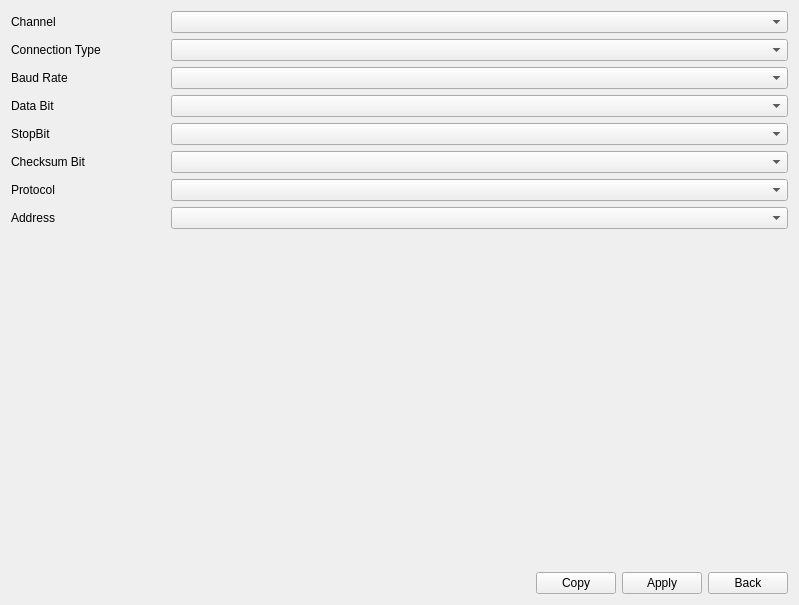
<?xml version="1.0" encoding="UTF-8"?>
<ui version="4.0">
 <class>PtzAdvancedPage</class>
 <widget class="QWidget" name="PtzAdvancedPage">
  <property name="geometry">
   <rect>
    <x>0</x>
    <y>0</y>
    <width>799</width>
    <height>605</height>
   </rect>
  </property>
  <property name="windowTitle">
   <string>Form</string>
  </property>
  <layout class="QVBoxLayout" name="verticalLayout">
   <item>
    <layout class="QGridLayout" name="gridLayout">
     <item row="0" column="0">
      <widget class="QLabel" name="label_channel">
       <property name="sizePolicy">
        <sizepolicy hsizetype="Preferred" vsizetype="Preferred">
         <horstretch>1</horstretch>
         <verstretch>0</verstretch>
        </sizepolicy>
       </property>
       <property name="text">
        <string>Channel</string>
       </property>
      </widget>
     </item>
     <item row="0" column="1">
      <widget class="ComboBox" name="comboBox_channel">
       <property name="sizePolicy">
        <sizepolicy hsizetype="Preferred" vsizetype="Fixed">
         <horstretch>4</horstretch>
         <verstretch>0</verstretch>
        </sizepolicy>
       </property>
      </widget>
     </item>
     <item row="1" column="0">
      <widget class="QLabel" name="label_connectionType">
       <property name="text">
        <string>Connection Type</string>
       </property>
      </widget>
     </item>
     <item row="1" column="1">
      <widget class="ComboBox" name="comboBox_connectionType"/>
     </item>
     <item row="2" column="0">
      <widget class="QLabel" name="label_baudRate">
       <property name="text">
        <string>Baud Rate</string>
       </property>
      </widget>
     </item>
     <item row="2" column="1">
      <widget class="ComboBox" name="comboBox_baudRate"/>
     </item>
     <item row="3" column="0">
      <widget class="QLabel" name="label_dataBit">
       <property name="text">
        <string>Data Bit</string>
       </property>
      </widget>
     </item>
     <item row="3" column="1">
      <widget class="ComboBox" name="comboBox_dataBit"/>
     </item>
     <item row="4" column="0">
      <widget class="QLabel" name="label_stopBit">
       <property name="text">
        <string>StopBit</string>
       </property>
      </widget>
     </item>
     <item row="4" column="1">
      <widget class="ComboBox" name="comboBox_stopBit"/>
     </item>
     <item row="5" column="0">
      <widget class="QLabel" name="label_checksumBit">
       <property name="text">
        <string>Checksum Bit</string>
       </property>
      </widget>
     </item>
     <item row="5" column="1">
      <widget class="ComboBox" name="comboBox_checksumBit"/>
     </item>
     <item row="6" column="0">
      <widget class="QLabel" name="label_protocol">
       <property name="text">
        <string>Protocol</string>
       </property>
      </widget>
     </item>
     <item row="6" column="1">
      <widget class="ComboBox" name="comboBox_protocol"/>
     </item>
     <item row="7" column="0">
      <widget class="QLabel" name="label_address">
       <property name="text">
        <string>Address</string>
       </property>
      </widget>
     </item>
     <item row="7" column="1">
      <widget class="ComboBox" name="comboBox_address"/>
     </item>
    </layout>
   </item>
   <item>
    <spacer name="verticalSpacer">
     <property name="orientation">
      <enum>Qt::Vertical</enum>
     </property>
     <property name="sizeHint" stdset="0">
      <size>
       <width>20</width>
       <height>301</height>
      </size>
     </property>
    </spacer>
   </item>
   <item>
    <layout class="QHBoxLayout" name="horizontalLayout_6">
     <item>
      <spacer name="horizontalSpacer_4">
       <property name="orientation">
        <enum>Qt::Horizontal</enum>
       </property>
       <property name="sizeHint" stdset="0">
        <size>
         <width>40</width>
         <height>20</height>
        </size>
       </property>
      </spacer>
     </item>
     <item>
      <widget class="QPushButton" name="pushButton_copy">
       <property name="text">
        <string>Copy</string>
       </property>
      </widget>
     </item>
     <item>
      <widget class="QPushButton" name="pushButton_apply">
       <property name="text">
        <string>Apply</string>
       </property>
      </widget>
     </item>
     <item>
      <widget class="QPushButton" name="pushButton_back">
       <property name="text">
        <string>Back</string>
       </property>
      </widget>
     </item>
    </layout>
   </item>
  </layout>
 </widget>
 <customwidgets>
  <customwidget>
   <class>ComboBox</class>
   <extends>QComboBox</extends>
   <header>combobox.h</header>
  </customwidget>
 </customwidgets>
 <resources/>
 <connections/>
</ui>
